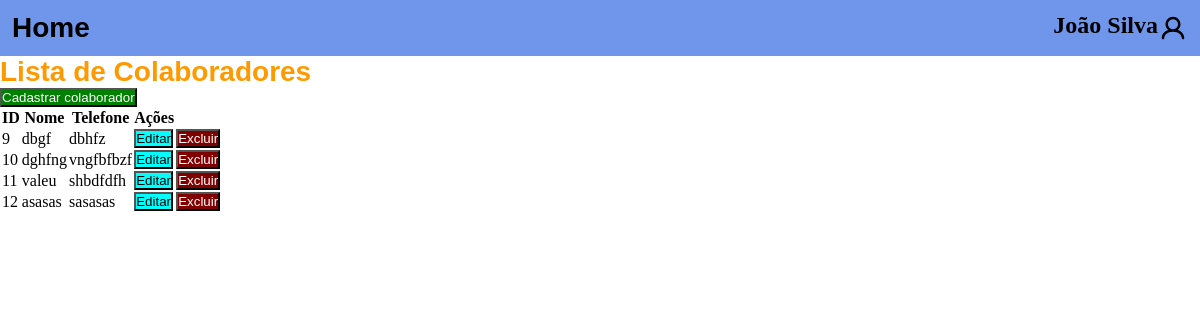
Before: / with the older database file.
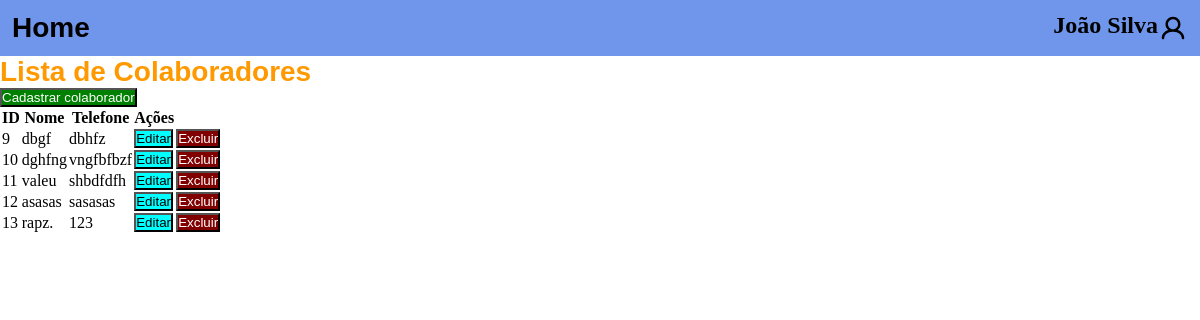
After: the same page with the newer database file.
### nucleo/models.py (models this page shows, shortened)
class Colaborador(models.Model):
    nome = models.CharField(max_length=30, null=False, blank=False)
    telefone = models.CharField(max_length=30)

### nucleo/views.py (the view)
# urls.py: 2. Add a URL to urlpatterns:  path('', views.home, name='home')
def home(req):
    colaboradores = Colaborador.objects.all()
    return render(req, 'nucleo/index.html', {
        'colaboradores': colaboradores,
    })

### nucleo/templates/nucleo/index.html (shortened to what this page needs)
{% load static %}
<!DOCTYPE html>
<html lang="pt-BR">
<head>
    <link rel="stylesheet" href="{% static 'css/style.css' %}">
</head>
<body>
    {% include 'nucleo/partials/header.html' %}
    <div class="container">
        <h1>Lista de Colaboradores</h1>
        <input type="button" value="Cadastrar colaborador" onclick="window.location.href='{% url 'nucleo-criar' %}'" style="background-color: green; color: white;">
        <br/>
        <table>
            <thead>
                <tr>
                    <th>ID</th>
                    <th>Nome</th>
                    <th>Telefone</th>
                    <th>Ações</th>
                </tr>
            </thead>
            <tbody>
                {% for colaborador in colaboradores %}
                    <tr>
                        <td>{{ colaborador.id }}</td>
                        <td>{{ colaborador.nome }}</td>
                        <td>{{ colaborador.telefone }}</td>
                        <td><input type="button" value="Editar" onclick="window.location.href='{% url 'nucleo-editar' colaborador.id %}'" style="background-color: aqua; color: black;"></td>
                        <td><input type="button" value="Excluir" onclick="window.location.href='{% url 'nucleo-excluir' colaborador.id %}'" style="background-color: maroon; color: white;"></td>
                    </tr>
                {% empty %}
                    <tr>
                        <td colspan="4">
                            Nenhum colaborador encontrado.
                        </td>
                    </tr>
                {% endfor %}
            </tbody>
        </table>
    </div>
</body>
</html>

### nucleo/templates/nucleo/partials/header.html
{% load static %}
<head>
    <link rel="stylesheet" href="{% static 'css/header.css' %}">
</head>
<header>
    <h1>Home</h1>
    <span class="profile_container">
        <h2>João Silva</h2>
        <img class="profile_icon" src="{% static 'imgs/user-icon.svg' %}" alt="">
    </span>
</header>

### nucleo/static/css/style.css (style rules this page uses)
* { padding: 0; margin: 0; box-sizing: border-box; }
body { margin: 0; }
h1 { color: #f90; font-family: 'Franklin Gothic Medium', 'Arial Narrow', Arial, sans-serif; font-size: 28px; }

### nucleo/static/css/header.css (style rules this page uses)
header { display: flex; flex-direction: row; justify-content: space-between; width: 100%; height: fit-content; padding: 12px; background-color: rgb(111, 150, 235); }
header h1 { color: black; }
.profile_container { display: flex; flex-direction: row; flex-wrap: nowrap; }
.profile_icon { width: 30px; }

Changed rows visible on the page:
added Colaborador: id "13", nome "rapz.", telefone "123", id "Editar", id "Excluir"
